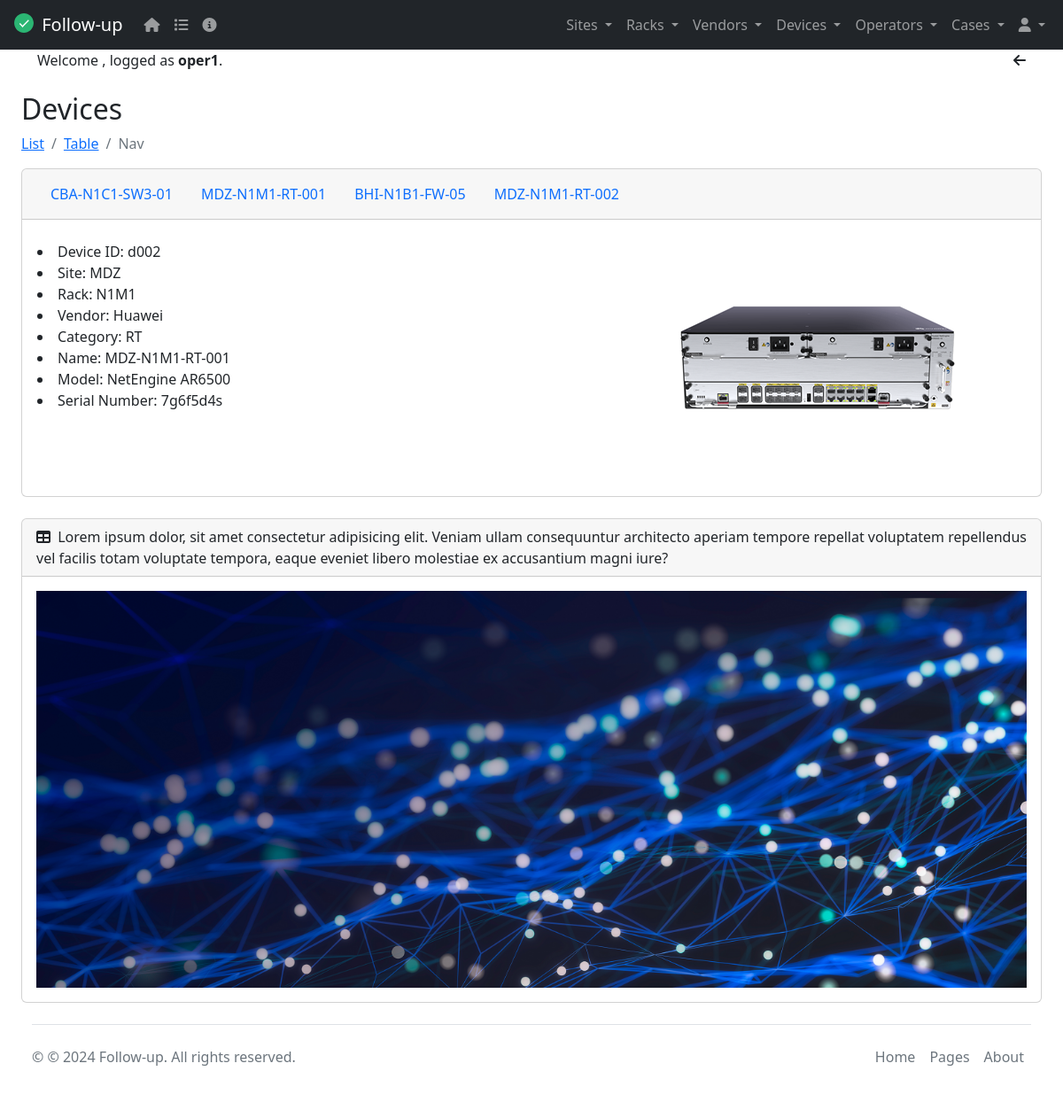
The app's page /device_nav/2/ (signed in) with its own data.
### tasks/models.py (models this page shows, shortened)
class Device(models.Model):
  CATEGORIES = (
    ('RT', "Router"),
    ('SW2', "Switch L2"),
    ('SW3', "Switch L3"),
    ('FW', "Firewall"),
    ('SR', "Server"),
    ('ST', "Storage")
  )
  deviceId = models.CharField(max_length=6)
  name = models.CharField(max_length=20)
  category = models.CharField(choices=CATEGORIES, max_length=3, null=True)
  model = models.CharField(max_length=20)
  serialNumber = models.CharField(max_length=30)
  site = models.ForeignKey(Site, on_delete=models.CASCADE, null=True)
  rack = ChainedForeignKey(
    Rack,
    on_delete=models.CASCADE,
    null=True,
    related_name='devices',
    chained_field="site",
    chained_model_field="site",
    show_all=False,
    auto_choose=True,
    sort=True)
  vendor = models.ForeignKey(Vendor, on_delete=models.CASCADE, null=True)
  deviceImage = models.ImageField(upload_to='devices', blank=True, null=True, default="/media/static/default.png")
  class Meta():
    verbose_name = 'Device'
    verbose_name_plural = 'Devices'
    ordering = ('deviceId', 'name')
    unique_together = ('deviceId', 'name')

class Site(models.Model):
  siteId = models.CharField(max_length=6)
  name = models.CharField(max_length=20)
  address = models.CharField(max_length=30)
  city = models.CharField(max_length=20)
  country = models.CharField(max_length=20)
  switchowner = models.CharField(max_length=30)
  contact = models.IntegerField(default=0)
  siteImage = models.ImageField(upload_to='sites', blank=True, null=True, default="/media/static/default.png") # default=""
  def __str__(self):
    return self.name
  class Meta():
    verbose_name = 'Site'
    verbose_name_plural = 'Sites'
    ordering = ('siteId', 'name')
    unique_together = ('siteId', 'name')

class Rack(models.Model):
  rackId = models.CharField(max_length=6)
  name = models.CharField(max_length=20)
  site = models.ForeignKey(Site, on_delete=models.CASCADE, null=True)
  rackImage = models.ImageField(upload_to='racks', blank=True, null=True, default="/media/static/default.png") # default=""
  def __str__(self):
    return f"{self.name}"
  class Meta():
    verbose_name = 'Rack'
    verbose_name_plural = 'Racks'
    ordering = ('rackId', 'name')
    unique_together = ('rackId', 'name')

class Vendor(models.Model):
  vendorId = models.CharField(max_length=6)
  name = models.CharField(max_length=20)
  email = models.EmailField()
  contact = models.IntegerField()
  link = models.URLField(max_length=200, blank=True)
  vendorImage = models.ImageField(upload_to='vendors', blank=True, null=True, default="/media/static/default.png")
  def __str__(self):
    return self.name
  class Meta():
    verbose_name = 'Vendor'
    verbose_name_plural = 'Vendors'
    ordering = ('vendorId', 'name')
    unique_together = ('vendorId', 'name')

### tasks/views.py (the view)
# urls.py: path('device_nav/<int:device_id>/', views.device_nav, name='device_nav'),
@login_required
def device_nav(request, device_id):
    device = get_object_or_404(Device, id=device_id)
    devices = Device.objects.all()
    return render(request, 'device_nav.html', {'device': device, 'devices': devices})

### tasks/templates/device_nav.html (shortened to what this page needs)
{% extends 'base.html' %}
{% block content %}
<h2 class="mt-4">Devices</h2>
<nav aria-label="breadcrumb">
  <ol class="breadcrumb">
    <li class="breadcrumb-item"><a href="/devices">List</a></li>
    <li class="breadcrumb-item"><a href="/device_table">Table</a></li>
    <li class="breadcrumb-item active" aria-current="page">Nav</li>
  </ol>
</nav>
<div class="card mb-4">
  <div class="card-header">
    <ul class="nav">
        {% for device in devices %}
          <a class="nav-link" href="{% url 'device_nav' device.id %}">{{ device.name }}</a>
        {% endfor %}
    </ul>
  </div>
  <div class="container" enctype="multipart/form-data">
    <br>
    <div class="row">
      <div class="col-6">
        <li>Device ID: {{device.deviceId}}</li>
        <li>Site: {{device.site}}</li>
        <li>Rack: {{device.rack}}</li>
        <li>Vendor: {{device.vendor}}</li>
        <li>Category: {{device.category}}</li>
        <li>Name: {{device.name}}</li>
        <li>Model: {{device.model}}</li>
        <li>Serial Number: {{device.serialNumber}}</li>
      </div>
      <div class="col-6">
        <div class="row">
          <section>
            <img
            class="img-fluid float-end"
            src="{{ device.deviceImage.url }}"
            alt="{{ device.name }}"/>
          </section>
        </div>
      </div>
    </div>
    <br>
  </div>
</div>
{% endblock %}

### tasks/templates/base.html (shortened to what this page needs)
<!DOCTYPE html>
<html lang="en" data-bs-theme="dark">
  <head>
    <link rel="stylesheet" href="https://cdn.jsdelivr.net/npm/bootstrap@5.2.0/dist/css/bootstrap.min.css">
    <link href="https://cdn.datatables.net/v/dt/jq-3.7.0/jszip-3.10.1/dt-2.0.8/af-2.7.0/b-3.0.2/b-colvis-3.0.2/b-html5-3.0.2/b-print-3.0.2/cr-2.0.3/date-1.5.2/fc-5.0.1/fh-4.0.1/kt-2.12.1/r-3.0.2/rg-1.5.0/rr-1.5.0/sc-2.4.3/sb-1.7.1/sp-2.3.1/sl-2.0.3/sr-1.4.1/datatables.min.css" rel="stylesheet">
    <link rel="stylesheet" href="https://cdnjs.cloudflare.com/ajax/libs/font-awesome/6.5.2/css/all.min.css">
  </head>
  <body>
  {% include 'navbar.html' %}
    <div id="layoutSidenav_content">
      <main>
        <div class="container-fluid px-4">
          {% if user.is_authenticated %}
          <div class="container text-center">
            <div class="row">
              <div class="col">
                <div class="text-start">
                  Welcome <strong>{{request.user.first_name}} {{request.user.last_name}}</strong>,
                  logged as <strong>{{request.user.username}}</strong>.
                </div>
              </div>
              <div class="col col-lg-2">
                <div class="text-end">
                  <i class="fa fa-arrow-left" aria-hidden="true" onclick="window.history.back()"></i>
                </div>
              </div>
            </div>
          </div>
          {% endif %}
          {% block content %}
          {% endblock %}
          {% include 'footer.html' %}
        </div>
      </main>
    </div>
  </body>
</html>

### tasks/templates/base.html (style rules this page uses)
html { scroll-padding-top: 220px; }
body { position: relative; overflow-y: auto; }

### records on screen
Device: name "CBA-N1C1-SW3-01"
Device: name "MDZ-N1M1-RT-001", deviceId "d002", site "MDZ", rack "N1M1", vendor "Huawei", category "RT", model "NetEngine AR6500", serialNumber "7g6f5d4s", deviceImage (picture)
Device: name "BHI-N1B1-FW-05"
Device: name "MDZ-N1M1-RT-002"

### other values on screen
{{ request.user.username }} "oper1"
